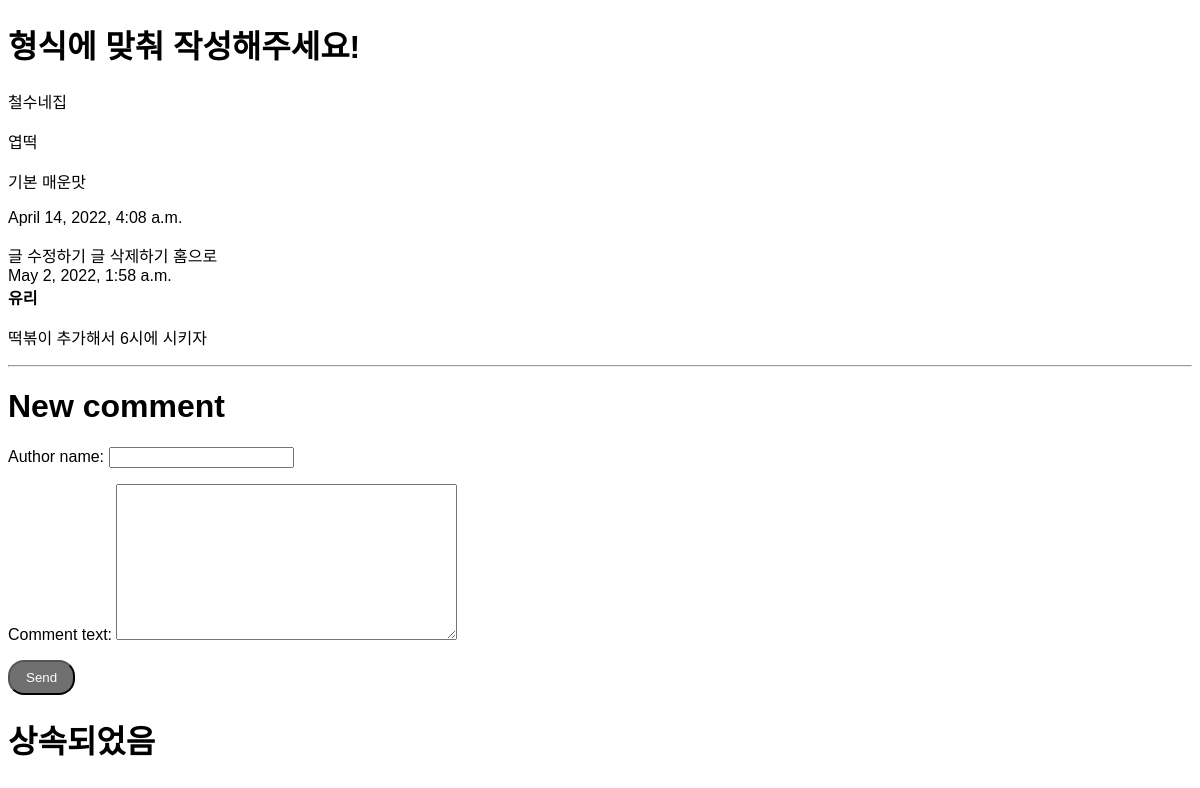
Screenshot of /blog/11 with the database file from the repository.
### blog/models.py (models this page shows, shortened)
class Blog(models.Model):
    title = models.CharField(max_length=30)
    sub_title = models.CharField(max_length=30, default="")
    contents = models.TextField()
    created_at = models.DateTimeField(auto_now_add = True)
    image = models.ImageField(upload_to = "blog/", blank=True, null=True)

class Comment(models.Model):
    post=models.ForeignKey(Blog, related_name='comments', on_delete=models.CASCADE)
    author_name=models.CharField(max_length=20)
    comment_text=models.TextField()
    created_at=models.DateTimeField(auto_now_add = True)

### blog/views.py (the view)
# urls.py: path('blog/<int:id>', blog.views.detail, name='detail'),
def detail(request,id): # 페이지 & 쿼리셋 가져오기 함수
    blog = get_object_or_404(Blog, pk = id)
    form=CommentForm()
    return render(request, 'detail.html', {'blog':blog, 'form':form})

### blog/forms.py
class CommentForm(forms.ModelForm):
    class Meta:
        model=Comment
        fields=('author_name', 'comment_text')

### blog/templates/detail.html (shortened to what this page needs)
{% extends 'base.html' %} {% block contents %}
<h1>형식에 맞춰 작성해주세요!</h1>
<p>{{blog.title}}</p>
<p>{{blog.sub_title}}</p>
<p>{{blog.contents}}</p>
<p>{{blog.created_at}}</p>
<a href='{% url 'edit' blog.id %}'>글 수정하기</a>
<a href='{% url 'delete' blog.id %}'>글 삭제하기</a>
<a href='{% url 'home' %}'>홈으로</a>
{% for comment in blog.comments.all %}
    <div class="comment">
        <div class="date">{{ comment.created_at }}</div>
        <strong>{{ comment.author_name }}</strong>
        <p>{{ comment.comment_text|linebreaks }}</p>
    </div>
{% empty %}
    <p>No comments here yet :(</p>
{% endfor %}
<hr>
    <h1>New comment</h1>
    <form action = "{% url 'add_comment_to_post' blog.id %}" method="POST" class="post-form">{% csrf_token %}
        {{ form.as_p }}
        <button type="submit" class="save btn btn-default">Send</button>
    </form>
{% endblock %}

### blog/static/style.css (style rules this page uses)
body { font-family: 'Jua', sans-serif; }
a { text-decoration: none; color: black; }
.btn { color: white; background-color: #707070; padding: 0.5rem 1rem; border-radius: 1rem; }

### rows the page displays
Blog: title "철수네집", sub_title "엽떡", contents "기본 매운맛", created_at "April 14, 2022, 4:08 a.m."
Comment: created_at "May 2, 2022, 1:58 a.m.", author_name "유리", comment_text "떡볶이 추가해서 6시에 시키자"
